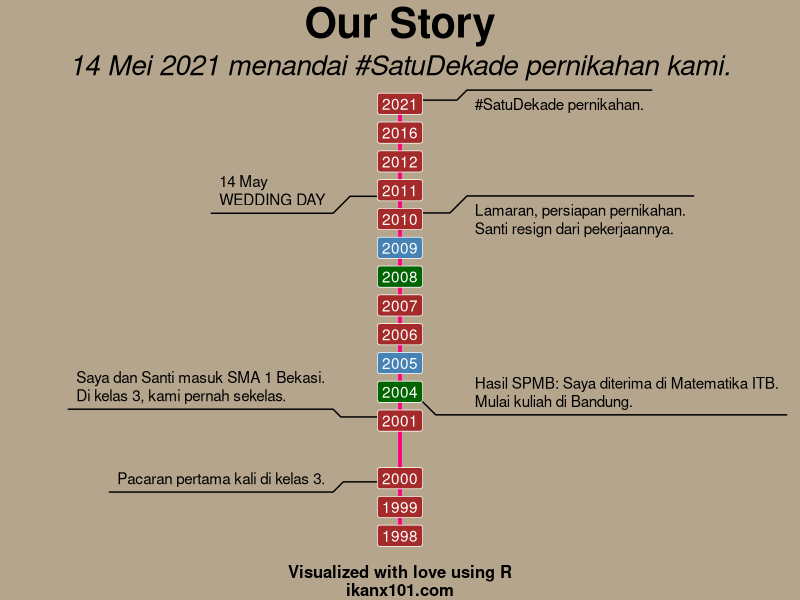

Reproduce this figure in R.
# set working directory
setwd("~/Live-Session-Nutrifood-R/Chart Challenge/Timeline")

#sucikan diri
rm(list=ls())

# libraries
library(dplyr)
library(ggforce)
library(reshape2)

# data
data = data.frame(
  tahun = seq(1,2,by = 1/15),
  label_tahun = c(1998,1999,2000,NA,2001,2004,2005,2006,2007,2008,2009,2010,2011,2012,2016,2021),
  event = c("Both","Both","Both","Both","Both","Ikang","Santi","Both","Both","Ikang","Santi","Both","Both","Both","Both","Both"),
  label = c("Kisah dimulai saat kami berdua masuk ke SMP 1 Bekasi.",
            "Pertama kali saya bertemu Santi adalah pada kelas II. Saya duduk paling kiri, baris ke tiga dari belakang. Sementara Santi duduk paling kanan, baris ke dua dari depan.",
            "Pacaran pertama kali di kelas 3.",
            "Namanya juga cinta monyet, hubungan ini hanya bertahan beberapa bulan saja.\nPutus.\nKami melanjutkan kehidupan masing-masing.",
            "Saya dan Santi masuk SMA 1 Bekasi.\nDi kelas 3, kami pernah sekelas.",
            "Hasil SPMB: Saya diterima di Matematika ITB.\nMulai kuliah di Bandung.",
            "Hasil SPMB: Santi diterima di Psikologi UNPAD.\nMulai kuliah di Jatinangor.",
            "Saya mulai menyadari Santi ada di Bandung Raya. Kami mulai bertemu kembali di Bandung-Jatinangor. Beberapa kali kami berjanjian untuk pulang bareng naik bus Leuwi Panjang - Bekasi.",
            "Cinta lama bersemi kembali. Pacaran fase kedua.",
            "Saya lulus kuliah. Diterima kerja di Jakarta dan kembali ke Bekasi.\nFase LDR dimulai.",
            "Santi lulus kuliah. Diterima kerja di Jakarta dan kembali ke Bekasi.\nFase LDR resmi selesai.",
            "Lamaran, persiapan pernikahan.\nSanti resign dari pekerjaannya.",
            "14 May\nWEDDING DAY",
            "14 Feb\nAhnaf lahir jam 6.30 WIB. Hasil tes bilirubin kurang baik, sehingga harus disinar kembali setelah beberapa hari sempat pulang ke rumah.",
            "5 Agustus\nCeisya lahir jam 6.30 WIB. Beberapa minggu setelahnya, Ceisya harus dirawat di ruang intermediate karena ada infeksi di pusarnya.",
            "#SatuDekade pernikahan.")
)


data %>% 
  ggplot(aes(x = tahun, label = label, color = event)) +
  
  annotate("segment", x = 1, xend = 2, y = 0, yend = 0, size = 1.25, color = "#ff007b") +
  
  scale_fill_manual(values = c("brown","darkgreen","steelblue")) +
  
  geom_mark_circle(aes(y = 0, label = NA, description = label, fill = event), 
                   label.minwidth = unit(120, "mm"),
                   con.cap = -2, fill = NA, color = NA, label.fontsize = 11, label.hjust = 0,
                   label.fill = NA,
                   con.size = .5, con.border = "one",
                   con.type = "elbow") +
  
  geom_label(aes(y = 0, label = label_tahun, fill = event),
             color = "white") +
  
  labs(title = "Our Story",
       subtitle = "14 Mei 2021 menandai #SatuDekade pernikahan kami.",
       caption = "Visualized with love using R\nikanx101.com")+
  
  theme_void() +
  
  coord_flip() +
  
  theme(legend.position = "none",
        plot.background = element_rect(fill = "#b5a58d", color = NA),
        plot.title = element_text(hjust = 0.5, face = "bold", size = 30),
        plot.subtitle = element_text(hjust = 0.5, face = "italic", size = 20),
        plot.caption = element_text(hjust = 0.5, face = "bold", size = 12)) #xlim(0,7)+ ylim(-35,35)

ggsave("Timeline.png", width = 14, height = 12, dpi = 550)
